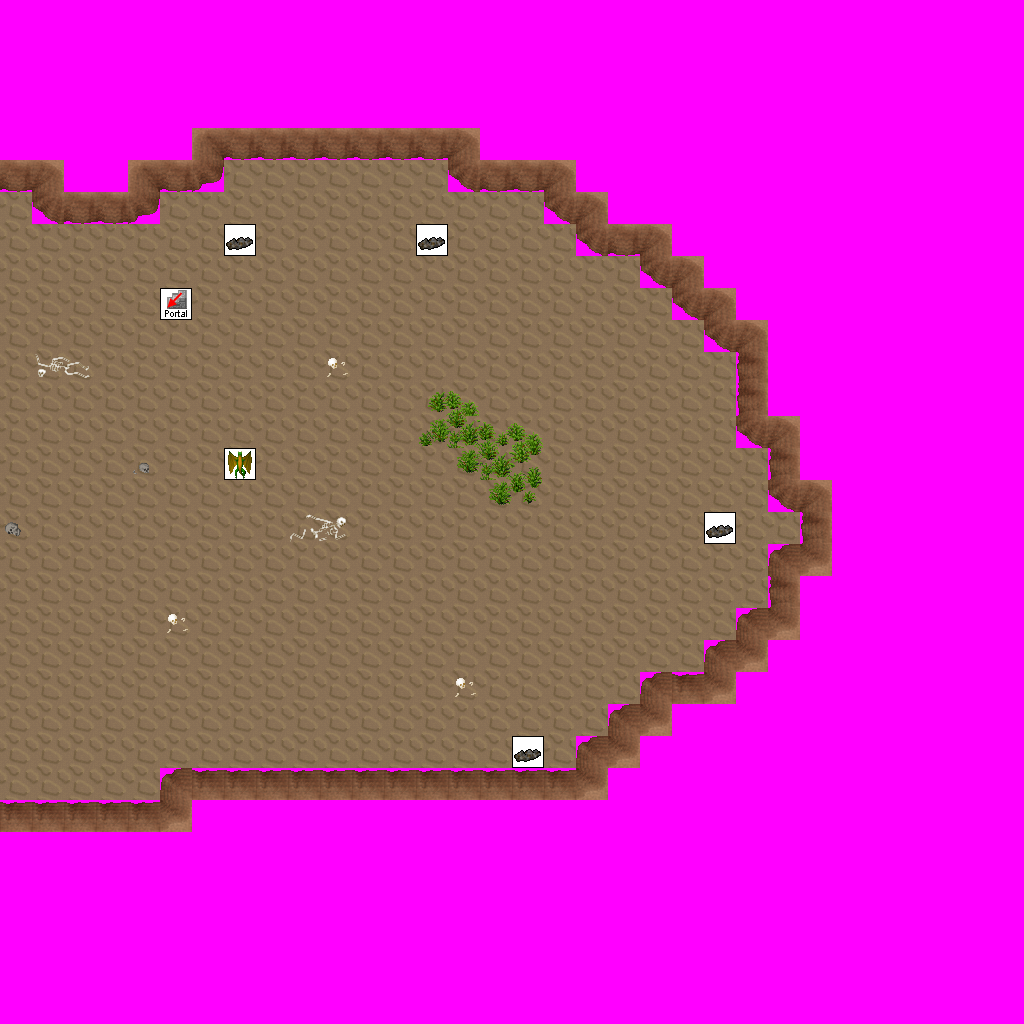

Tiled map render using the project's own tile images. Description and the map definition, with tile-layer contents summarised, below:
An orthogonal 32x32 tile map with 32x32 px tiles, 6 tile layers (Ground, Objects, Above, Walkable, ...), 11 tilesets and 2 objects (newmap, from_east_0).

<map version="1.0" orientation="orthogonal" width="32" height="32" tilewidth="32" tileheight="32">
 <tileset firstgid="1" name="ground_brown" tilewidth="32" tileheight="32">
  <image source="../drawable/ground_brown.png" width="160" height="32" />
 </tileset>
 <tileset firstgid="6" name="item_corpse_skull_dark" tilewidth="32" tileheight="32">
  <image source="../drawable/item_corpse_skull_dark.png" width="64" height="32" />
 </tileset>
 <tileset firstgid="8" name="item_corpse_skeleton" tilewidth="32" tileheight="32">
  <image source="../drawable/item_corpse_skeleton.png" width="64" height="64" />
 </tileset>
 <tileset firstgid="12" name="building_stairs_dark_stairs" tilewidth="32" tileheight="32">
  <image source="../drawable/building_stairs_dark_stairs.png" width="32" height="64" />
 </tileset>
 <tileset firstgid="14" name="item_corpse_skull_pale" tilewidth="32" tileheight="32">
  <image source="../drawable/item_corpse_skull_pale.png" width="64" height="32" />
 </tileset>
 <tileset firstgid="16" name="plant_bush_large_green" tilewidth="32" tileheight="32">
  <image source="../drawable/plant_bush_large_green.png" width="96" height="96" />
 </tileset>
 <tileset firstgid="25" name="logic_portal" tilewidth="32" tileheight="32">
  <image source="../drawable/logic_portal.png" width="256" height="96" />
 </tileset>
 <tileset firstgid="49" name="logic_item_resources" tilewidth="32" tileheight="32">
  <image source="../drawable/logic_item_resources.png" width="192" height="32" />
 </tileset>
 <tileset firstgid="55" name="logic_creature_dragon" tilewidth="32" tileheight="32">
  <image source="../drawable/logic_creature_dragon.png" width="256" height="32" />
 </tileset>
 <tileset firstgid="63" name="building_wall_int_sandstone" tilewidth="32" tileheight="32">
  <image source="../drawable/building_wall_int_sandstone.png" width="96" height="160" />
 </tileset>
 <tileset firstgid="78" name="walkable_sentinel" tilewidth="32" tileheight="32">
  <image source="../drawable/walkable_sentinel.png" width="32" height="32" />
 </tileset>
 <layer name="Ground" width="32" height="32">
  <data>[1024 cells, 1024 non-empty, 2 distinct tile ids]</data>
 </layer>
 <layer name="Objects" width="32" height="32">
  <data>[1024 cells, 0 non-empty, 0 distinct tile ids]</data>
 </layer>
 <layer name="Above" width="32" height="32">
  <data>[1024 cells, 0 non-empty, 0 distinct tile ids]</data>
 </layer>
 <layer name="Walkable" width="32" height="32">
  <data>[1024 cells, 626 non-empty, 1 distinct tile ids]</data>
 </layer>
 <layer name="Objects_stendhal" width="32" height="32">
  <data>[1024 cells, 96 non-empty, 25 distinct tile ids]</data>
 </layer>
 <layer name="Objects_stendhal2" width="32" height="32">
  <data>[1024 cells, 6 non-empty, 3 distinct tile ids]</data>
 </layer>
 <objectgroup name="Mapevents" width="32" height="32">
  <object name="exit_west_0" type="newmap" x="0" y="192" width="32" height="608">
   <properties>
    <property name="map" value="level_2_orril_dwarf_mine_x0_y3" />
    <property name="place" value="from_west_0" />
   </properties>
  </object>
 </objectgroup>
 <objectgroup name="Spawn" width="32" height="32">
  <object name="from_east_0" x="0" y="480" width="32" height="32" />
 </objectgroup>
 <objectgroup name="Keys" width="32" height="32" />
 <objectgroup name="Replace" width="32" height="32" />
</map>
